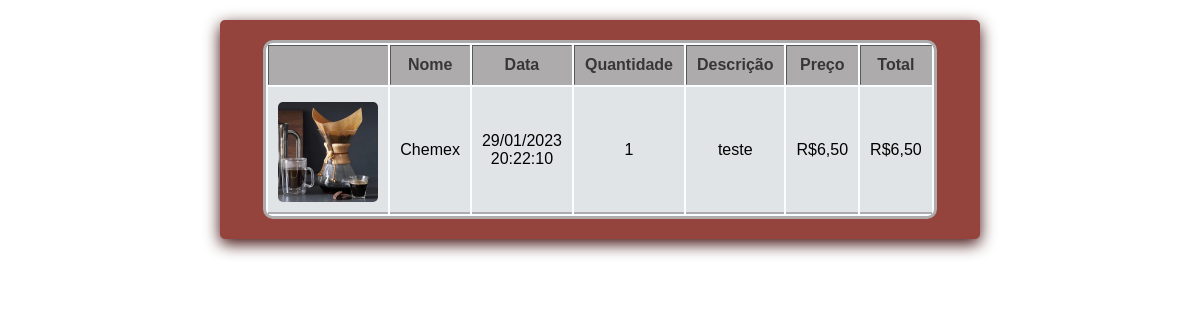
Screenshot of /pesquisaData.php with the database file from the repository.
### tables this page shows
CREATE TABLE `pedido` (
  `nm_produto` varchar(40) NOT NULL,
  `qtde_produto` int(3) NOT NULL,
  `obs_produto` varchar(100) NOT NULL,
  `preco_produto` varchar(8) NOT NULL,
  `total_produto` varchar(10) NOT NULL,
  `dataPedido_produto` varchar(20) DEFAULT NULL,
  `status_pedido` varchar(20) NOT NULL,
  `img_produto` varchar(100) NOT NULL,
  `id_pedido` int(11) NOT NULL,
  `nomeCliente` varchar(20) NOT NULL,
  `numeroCliente` varchar(16) NOT NULL
);

### pesquisaData.php (the view, shortened to what this page needs)
<link rel="stylesheet" href="estilo_PedidoFinalizados.css">
<?php
require_once('conexaoPedido.php');
               $pesquisar = $_POST["pesquisa"];
                if($pesquisar != ""){
                list($ano, $mes, $dia) = explode("-", $pesquisar);
                $data = $dia."/".$mes."/".$ano;
                $select = "SELECT * FROM `pedido` WHERE dataPedido_Produto like '%$data%'";
                }else{
                $select = "SELECT * FROM `pedido` WHERE dataPedido_Produto";
                }
                $pedidosPedentes = $conn->query($select);
                if($pedidosPedentes->num_rows > 0){
             ?>
            <div class="divPedido">
                <div class="divPedidoBranca">
                    <table class='tabela' border='1'>
                        <tr>
                            <th></th>
                            <th>Nome</th>
                            <th>Data</th>
                            <th>Quantidade</th>
                            <th>Descrição</th>
                            <th>Preço</th>
                            <th>Total</th>
                        </tr>
                            <?php
                                while($exibirPedido = $pedidosPedentes->fetch_assoc()){
                            ?>
                                <tr>
                                    <td><img src="<?php echo $exibirPedido['img_produto']?>"></td>
                                    <td><?php echo $exibirPedido['nm_produto']?></td>
                                    <td><?php echo $exibirPedido['dataPedido_produto']?></td>
                                    <td><?php echo $exibirPedido['qtde_produto']?></td>
                                    <td class='td_obs'><?php echo $exibirPedido['obs_produto']?></td>
                                    <td><?php echo $exibirPedido['preco_produto']?></td>
                                    <td><?php echo $exibirPedido['total_produto']?></td>
                                </tr>
                                <?php
                                    }
                                ?>
                    </table>
                <?php
                    }
                ?>

### estilo_PedidoFinalizados.css (style rules this page uses)
* { font-family: sans-serif; margin: 0; padding: 0; }
img { margin-top: 5px; width: 100px; height: auto; border-radius: 5px; }
.divPedido { animation: anima2 700ms ease; margin-top: 20px; box-shadow: 0px 5px 1em #3f0c0b; background: #94443c; border-radius: 5px; padding: 20px; width: 60vw; display: flex; align-items: center; justify-content: center; align-items: center; }
.tabela { border: 3px solid #adabab; border-radius: 10px; overflow: hidden; height: 10vh; width: 55vw; background: #fafdff; cursor: default; }
th { color: #383737; background-color: #adabab; padding: 10px; }
td { padding: 10px; text-align: center; border: none; border-bottom: 2px solid #adabab; }
tr:nth-child(even) { background:#e1e4e6; }

### rows the page displays
pedido: img_produto (picture), nm_produto "Chemex", dataPedido_produto "29/01/2023 20:22:10", qtde_produto "1", obs_produto "teste", preco_produto "R$6,50", total_produto "R$6,50"
